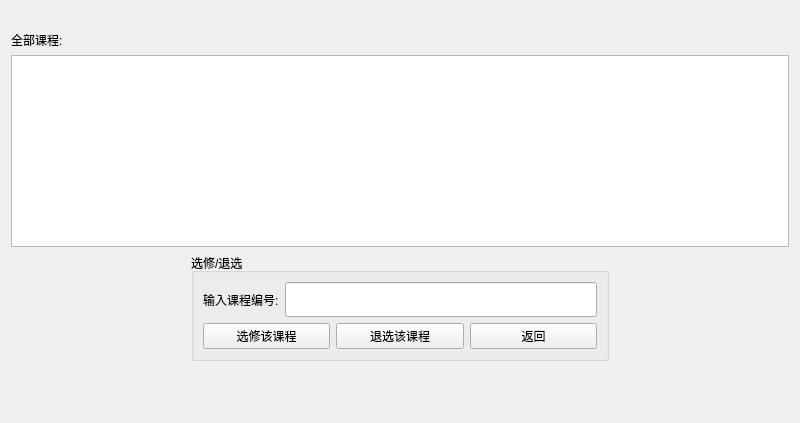
<?xml version="1.0" encoding="UTF-8"?>
<ui version="4.0">
 <class>student_course</class>
 <widget class="QWidget" name="student_course">
  <property name="geometry">
   <rect>
    <x>0</x>
    <y>0</y>
    <width>800</width>
    <height>423</height>
   </rect>
  </property>
  <property name="windowTitle">
   <string>Form</string>
  </property>
  <property name="styleSheet">
   <string notr="true">
	</string>
  </property>
  <layout class="QGridLayout" name="gridLayout">
   <item row="1" column="0">
    <widget class="QLabel" name="label_2">
     <property name="styleSheet">
      <string notr="true">font: 12pt &quot;Arial&quot;;</string>
     </property>
     <property name="text">
      <string>全部课程:</string>
     </property>
    </widget>
   </item>
   <item row="2" column="0">
    <layout class="QVBoxLayout" name="verticalLayout_2">
     <item>
      <widget class="QTableWidget" name="tableWidget">
       <property name="styleSheet">
        <string notr="true">font: 12pt &quot;Arial&quot;;</string>
       </property>
      </widget>
     </item>
     <item>
      <layout class="QHBoxLayout" name="horizontalLayout_4">
       <item>
        <spacer name="horizontalSpacer_3">
         <property name="orientation">
          <enum>Qt::Horizontal</enum>
         </property>
         <property name="sizeType">
          <enum>QSizePolicy::Fixed</enum>
         </property>
         <property name="sizeHint" stdset="0">
          <size>
           <width>180</width>
           <height>20</height>
          </size>
         </property>
        </spacer>
       </item>
       <item>
        <widget class="QGroupBox" name="groupBox">
         <property name="styleSheet">
          <string notr="true">font: 12pt &quot;Arial&quot;;</string>
         </property>
         <property name="title">
          <string>选修/退选</string>
         </property>
         <layout class="QHBoxLayout" name="horizontalLayout_3">
          <item>
           <layout class="QVBoxLayout" name="verticalLayout">
            <item>
             <layout class="QHBoxLayout" name="horizontalLayout">
              <item>
               <widget class="QLabel" name="label">
                <property name="styleSheet">
                 <string notr="true">font: 87 11pt &quot;Arial Black&quot;;</string>
                </property>
                <property name="text">
                 <string>输入课程编号:</string>
                </property>
               </widget>
              </item>
              <item>
               <widget class="QLineEdit" name="lineEdit">
                <property name="minimumSize">
                 <size>
                  <width>35</width>
                  <height>35</height>
                 </size>
                </property>
                <property name="styleSheet">
                 <string notr="true">font: 12pt &quot;Arial&quot;;</string>
                </property>
               </widget>
              </item>
             </layout>
            </item>
            <item>
             <layout class="QHBoxLayout" name="horizontalLayout_2">
              <item>
               <widget class="QPushButton" name="selectBtn">
                <property name="text">
                 <string>选修该课程</string>
                </property>
               </widget>
              </item>
              <item>
               <widget class="QPushButton" name="outBtn">
                <property name="text">
                 <string>退选该课程</string>
                </property>
               </widget>
              </item>
              <item>
               <widget class="QPushButton" name="backButton">
                <property name="minimumSize">
                 <size>
                  <width>100</width>
                  <height>20</height>
                 </size>
                </property>
                <property name="text">
                 <string>返回</string>
                </property>
               </widget>
              </item>
             </layout>
            </item>
           </layout>
          </item>
         </layout>
        </widget>
       </item>
       <item>
        <spacer name="horizontalSpacer">
         <property name="orientation">
          <enum>Qt::Horizontal</enum>
         </property>
         <property name="sizeType">
          <enum>QSizePolicy::Fixed</enum>
         </property>
         <property name="sizeHint" stdset="0">
          <size>
           <width>180</width>
           <height>20</height>
          </size>
         </property>
        </spacer>
       </item>
      </layout>
     </item>
    </layout>
   </item>
   <item row="0" column="0">
    <spacer name="verticalSpacer">
     <property name="orientation">
      <enum>Qt::Vertical</enum>
     </property>
     <property name="sizeType">
      <enum>QSizePolicy::Fixed</enum>
     </property>
     <property name="sizeHint" stdset="0">
      <size>
       <width>20</width>
       <height>20</height>
      </size>
     </property>
    </spacer>
   </item>
   <item row="3" column="0">
    <spacer name="verticalSpacer_2">
     <property name="orientation">
      <enum>Qt::Vertical</enum>
     </property>
     <property name="sizeHint" stdset="0">
      <size>
       <width>20</width>
       <height>40</height>
      </size>
     </property>
    </spacer>
   </item>
  </layout>
 </widget>
 <resources/>
 <connections/>
</ui>
